Frame 1 (no input): blank canvas, image omitted
Frame 60 (the mouse pressed at the canvas centre just before this capture): blank canvas, image omitted
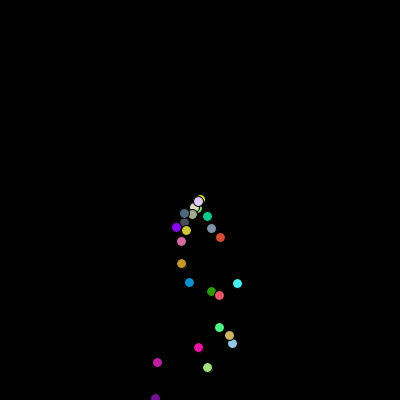
Frame 120 (the mouse held since frame 60 and released just before this capture)

The Processing sketch whose frames 1 and 60 were blank and that drew this single picture after the mouse press (run headless with seeded random() and noise(); from frame 60 on, the mouse is pressed at the canvas centre):

// Processing sketch: version_control_launch_sketch
// ── version_control_launch_sketch.pde
ArrayList<Particle> particles;

void setup(){
 size(400,400);
 particles = new ArrayList<Particle>();
}

void draw(){
  background(0);
  for (int i = particles.size() - 1; i >= 0; i--){
    particles.get(i).update();
    particles.get(i).display();
    if (particles.get(i).position.y > height){
    
      particles.remove(particles.get(i));
    
    }
  }
  if(mousePressed == true) {
    particles.add(new Particle(mouseX, mouseY));
  }
}

// ── particle.pde
class Particle {
  
  PVector position;
  PVector velocity;
  PVector acceleration;
  int r;
  int g;
  int b;
  
  Particle(float x, float y){
    position = new PVector(x, y);
    velocity = new PVector(random(-2, 2), random(-2, 2));
    acceleration = new PVector(0, 0.5);
    r = int(random(1, 256));
    g = int(random(1, 256));
    b = int(random(1, 256));
    
  }
  
  void update(){
    velocity.add(acceleration);
    position.add(velocity);
  }
  
  void display(){
    fill(r, g, b);
    ellipse(position.x, position.y, 10, 10);
  }
}
